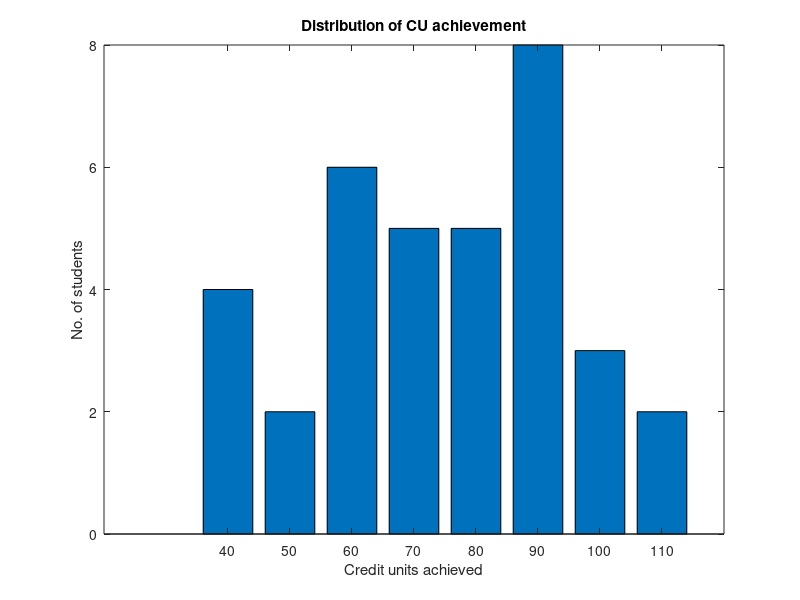

Write MATLAB code to recreate this figure.
cu =[ 105 91 78 64 86 99 17 82 38 56 79 142 89 71 12 71 51 76 95 53 57 75 81 95 93 57 68 59 97 34 93 118.5 72 88 61 ];
cumin = min(cu);
cumax = max(cu);
scale = 40:10:110;
distrib = hist(cu, scale);
bar(scale, distrib)
ylabel('No. of students');
xlabel('Credit units achieved');
title('Distribution of CU achievement');
